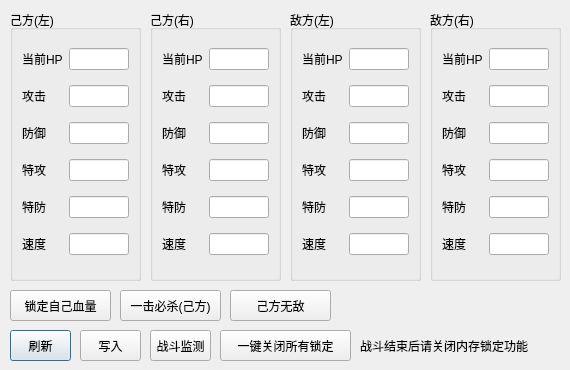
       <widget class="QWidget" name="tab_double">
        <attribute name="title">
         <string>双打</string>
        </attribute>
        <widget class="QPushButton" name="battleWrite_d">
         <property name="geometry">
          <rect>
           <x>80</x>
           <y>330</y>
           <width>61</width>
           <height>31</height>
          </rect>
         </property>
         <property name="focusPolicy">
          <enum>Qt::NoFocus</enum>
         </property>
         <property name="text">
          <string>写入</string>
         </property>
        </widget>
        <widget class="QPushButton" name="battleRefresh_d">
         <property name="geometry">
          <rect>
           <x>10</x>
           <y>330</y>
           <width>61</width>
           <height>31</height>
          </rect>
         </property>
         <property name="text">
          <string>刷新</string>
         </property>
         <property name="autoDefault">
          <bool>true</bool>
         </property>
         <property name="default">
          <bool>true</bool>
         </property>
        </widget>
        <widget class="QGroupBox" name="groupEnemy1">
         <property name="geometry">
          <rect>
           <x>290</x>
           <y>10</y>
           <width>131</width>
           <height>271</height>
          </rect>
         </property>
         <property name="title">
          <string>敌方(左)</string>
         </property>
         <layout class="QGridLayout" name="gridLayout_5">
          <item row="0" column="0">
           <widget class="QLabel" name="label_181">
            <property name="text">
             <string>当前HP</string>
            </property>
           </widget>
          </item>
          <item row="0" column="1">
           <widget class="QLineEdit" name="enemyCurrHP1"/>
          </item>
          <item row="1" column="0">
           <widget class="QLabel" name="label_182">
            <property name="text">
             <string>攻击</string>
            </property>
           </widget>
          </item>
          <item row="1" column="1">
           <widget class="QLineEdit" name="enemyAtk1"/>
          </item>
          <item row="2" column="0">
           <widget class="QLabel" name="label_183">
            <property name="text">
             <string>防御</string>
            </property>
           </widget>
          </item>
          <item row="2" column="1">
           <widget class="QLineEdit" name="enemyDef1"/>
          </item>
          <item row="3" column="0">
           <widget class="QLabel" name="label_184">
            <property name="text">
             <string>特攻</string>
            </property>
           </widget>
          </item>
          <item row="3" column="1">
           <widget class="QLineEdit" name="enemySpAtk1"/>
          </item>
          <item row="4" column="0">
           <widget class="QLabel" name="label_185">
            <property name="text">
             <string>特防</string>
            </property>
           </widget>
          </item>
          <item row="4" column="1">
           <widget class="QLineEdit" name="enemySpDef1"/>
          </item>
          <item row="5" column="0">
           <widget class="QLabel" name="label_186">
            <property name="text">
             <string>速度</string>
            </property>
           </widget>
          </item>
          <item row="5" column="1">
           <widget class="QLineEdit" name="enemySpeed1"/>
          </item>
         </layout>
        </widget>
        <widget class="QGroupBox" name="groupOwn1">
         <property name="geometry">
          <rect>
           <x>10</x>
           <y>10</y>
           <width>131</width>
           <height>271</height>
          </rect>
         </property>
         <property name="title">
          <string>己方(左)</string>
         </property>
         <layout class="QGridLayout" name="gridLayout_6">
          <item row="0" column="0">
           <widget class="QLabel" name="label_166">
            <property name="text">
             <string>当前HP</string>
            </property>
           </widget>
          </item>
          <item row="0" column="1">
           <widget class="QLineEdit" name="ownCurrHP1"/>
          </item>
          <item row="1" column="0">
           <widget class="QLabel" name="label_170">
            <property name="text">
             <string>攻击</string>
            </property>
           </widget>
          </item>
          <item row="1" column="1">
           <widget class="QLineEdit" name="ownAtk1"/>
          </item>
          <item row="2" column="0">
           <widget class="QLabel" name="label_171">
            <property name="text">
             <string>防御</string>
            </property>
           </widget>
          </item>
          <item row="2" column="1">
           <widget class="QLineEdit" name="ownDef1"/>
          </item>
          <item row="3" column="0">
           <widget class="QLabel" name="label_187">
            <property name="text">
             <string>特攻</string>
            </property>
           </widget>
          </item>
          <item row="3" column="1">
           <widget class="QLineEdit" name="ownSpAtk1"/>
          </item>
          <item row="4" column="0">
           <widget class="QLabel" name="label_188">
            <property name="text">
             <string>特防</string>
            </property>
           </widget>
          </item>
          <item row="4" column="1">
           <widget class="QLineEdit" name="ownSpDef1"/>
          </item>
          <item row="5" column="0">
           <widget class="QLabel" name="label_189">
            <property name="text">
             <string>速度</string>
            </property>
           </widget>
          </item>
          <item row="5" column="1">
           <widget class="QLineEdit" name="ownSpeed1"/>
          </item>
         </layout>
        </widget>
        <widget class="QGroupBox" name="groupEnemy2">
         <property name="geometry">
          <rect>
           <x>430</x>
           <y>10</y>
           <width>131</width>
           <height>271</height>
          </rect>
         </property>
         <property name="title">
          <string>敌方(右)</string>
         </property>
         <layout class="QGridLayout" name="gridLayout_7">
          <item row="0" column="0">
           <widget class="QLabel" name="label_190">
            <property name="text">
             <string>当前HP</string>
            </property>
           </widget>
          </item>
          <item row="0" column="1">
           <widget class="QLineEdit" name="enemyCurrHP2"/>
          </item>
          <item row="1" column="0">
           <widget class="QLabel" name="label_191">
            <property name="text">
             <string>攻击</string>
            </property>
           </widget>
          </item>
          <item row="1" column="1">
           <widget class="QLineEdit" name="enemyAtk2"/>
          </item>
          <item row="2" column="0">
           <widget class="QLabel" name="label_192">
            <property name="text">
             <string>防御</string>
            </property>
           </widget>
          </item>
          <item row="2" column="1">
           <widget class="QLineEdit" name="enemyDef2"/>
          </item>
          <item row="3" column="0">
           <widget class="QLabel" name="label_193">
            <property name="text">
             <string>特攻</string>
            </property>
           </widget>
          </item>
          <item row="3" column="1">
           <widget class="QLineEdit" name="enemySpAtk2"/>
          </item>
          <item row="4" column="0">
           <widget class="QLabel" name="label_194">
            <property name="text">
             <string>特防</string>
            </property>
           </widget>
          </item>
          <item row="4" column="1">
           <widget class="QLineEdit" name="enemySpDef2"/>
          </item>
          <item row="5" column="0">
           <widget class="QLabel" name="label_195">
            <property name="text">
             <string>速度</string>
            </property>
           </widget>
          </item>
          <item row="5" column="1">
           <widget class="QLineEdit" name="enemySpeed2"/>
          </item>
         </layout>
        </widget>
        <widget class="QGroupBox" name="groupOwn2">
         <property name="geometry">
          <rect>
           <x>150</x>
           <y>10</y>
           <width>131</width>
           <height>271</height>
          </rect>
         </property>
         <property name="title">
          <string>己方(右)</string>
         </property>
         <layout class="QGridLayout" name="gridLayout_8">
          <item row="0" column="0">
           <widget class="QLabel" name="label_167">
            <property name="text">
             <string>当前HP</string>
            </property>
           </widget>
          </item>
          <item row="0" column="1">
           <widget class="QLineEdit" name="ownCurrHP2"/>
          </item>
          <item row="1" column="0">
           <widget class="QLabel" name="label_196">
            <property name="text">
             <string>攻击</string>
            </property>
           </widget>
          </item>
          <item row="1" column="1">
           <widget class="QLineEdit" name="ownAtk2"/>
          </item>
          <item row="2" column="0">
           <widget class="QLabel" name="label_197">
            <property name="text">
             <string>防御</string>
            </property>
           </widget>
          </item>
          <item row="2" column="1">
           <widget class="QLineEdit" name="ownDef2"/>
          </item>
          <item row="3" column="0">
           <widget class="QLabel" name="label_198">
            <property name="text">
             <string>特攻</string>
            </property>
           </widget>
          </item>
          <item row="3" column="1">
           <widget class="QLineEdit" name="ownSpAtk2"/>
          </item>
          <item row="4" column="0">
           <widget class="QLabel" name="label_199">
            <property name="text">
             <string>特防</string>
            </property>
           </widget>
          </item>
          <item row="4" column="1">
           <widget class="QLineEdit" name="ownSpDef2"/>
          </item>
          <item row="5" column="0">
           <widget class="QLabel" name="label_200">
            <property name="text">
             <string>速度</string>
            </property>
           </widget>
          </item>
          <item row="5" column="1">
           <widget class="QLineEdit" name="ownSpeed2"/>
          </item>
         </layout>
        </widget>
        <widget class="QPushButton" name="lockHP_d">
         <property name="geometry">
          <rect>
           <x>10</x>
           <y>290</y>
           <width>101</width>
           <height>31</height>
          </rect>
         </property>
         <property name="text">
          <string>锁定自己血量</string>
         </property>
         <property name="checkable">
          <bool>true</bool>
         </property>
        </widget>
        <widget class="QPushButton" name="battleDetect_d">
         <property name="geometry">
          <rect>
           <x>150</x>
           <y>330</y>
           <width>61</width>
           <height>31</height>
          </rect>
         </property>
         <property name="focusPolicy">
          <enum>Qt::NoFocus</enum>
         </property>
         <property name="text">
          <string>战斗监测</string>
         </property>
         <property name="checkable">
          <bool>true</bool>
         </property>
        </widget>
        <widget class="QPushButton" name="onekeyCloseLocking_d">
         <property name="geometry">
          <rect>
           <x>220</x>
           <y>330</y>
           <width>131</width>
           <height>31</height>
          </rect>
         </property>
         <property name="toolTip">
          <string>每次受攻击减少至多2点HP</string>
         </property>
         <property name="text">
          <string>一键关闭所有锁定</string>
         </property>
         <property name="checkable">
          <bool>false</bool>
         </property>
        </widget>
        <widget class="QLabel" name="label_49">
         <property name="geometry">
          <rect>
           <x>360</x>
           <y>335</y>
           <width>181</width>
           <height>21</height>
          </rect>
         </property>
         <property name="text">
          <string>战斗结束后请关闭内存锁定功能</string>
         </property>
        </widget>
        <widget class="QPushButton" name="oneHitKill_d">
         <property name="geometry">
          <rect>
           <x>120</x>
           <y>290</y>
           <width>101</width>
           <height>31</height>
          </rect>
         </property>
         <property name="toolTip">
          <string>命中对方就必死(对方不是结实特性，没有披带)</string>
         </property>
         <property name="statusTip">
          <string/>
         </property>
         <property name="text">
          <string>一击必杀(己方)</string>
         </property>
         <property name="checkable">
          <bool>true</bool>
         </property>
        </widget>
        <widget class="QPushButton" name="invincible_d">
         <property name="geometry">
          <rect>
           <x>230</x>
           <y>290</y>
           <width>101</width>
           <height>31</height>
          </rect>
         </property>
         <property name="toolTip">
          <string>每次受攻击减少至多2点HP</string>
         </property>
         <property name="text">
          <string>己方无敌</string>
         </property>
         <property name="checkable">
          <bool>true</bool>
         </property>
        </widget>
       </widget>
